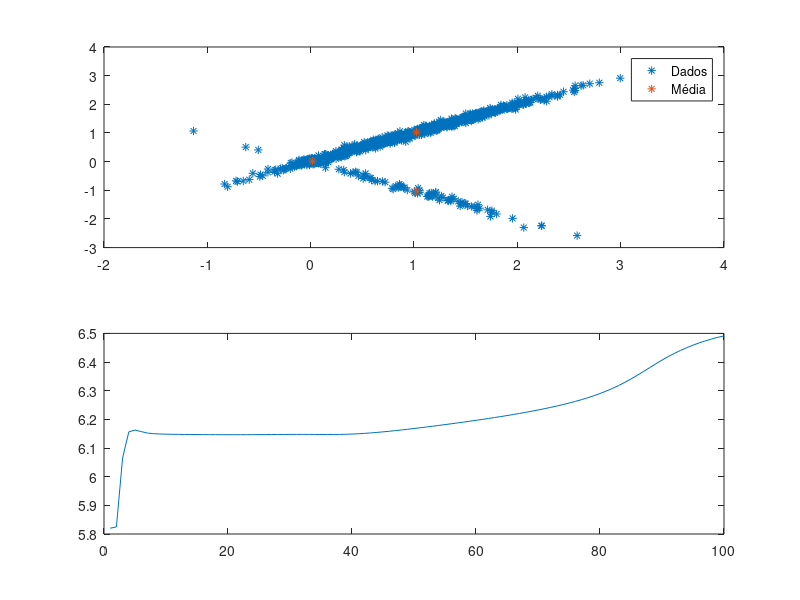

Write MATLAB code to recreate this figure.
clear
clc
load dados.mat
%Dados teste
xt = [1,1,2,3,3.5,4;1,1.5,2,4,5,3];
xt = x;
%Numero de gaussianas
k = 3;
%Tabela de pertencimento
N = length(xt);
table = zeros(k,N);
%media das gaussianas inicializada aleatoriamente
qtd_var = size(xt,1);%Quantidade de variaveis aleatorias
for i = 1:k
    u(:,:,i) =  xt(:,randi(N));
    %Matriz de correlacao inicializada aleatoriamente
    c(:,:,i) = eye(qtd_var,qtd_var);
end
p = rand(k,1);
iterations = 100;
for i = 1:iterations
    for m = 1:k
        for n = 1:N
            table(m,n) = p(m)*exp(-0.5*(xt(:,n)-u(:,:,m))'*inv(c(:,:,m))*(xt(:,n)-u(:,:,m)))/(2*pi*det(c(:,:,m))^0.5);
        end
    end
    table = table./sum(table);
    for m = 1:k
        c(:,:,m) = (xt-u(:,:,m))*diag(table(m,:))*(xt-u(:,:,m))'./sum(table(m,:));
        u(:,:,m) = sum(xt.*table(m,:),2)./sum(table(m,:));
        p(m,1) = sum(table(m,:))./N;
    end
    stable(i) = log(sum(sum(p.*table)));
end
subplot(2,1,1)
plot(xt(1,:), xt(2,:),'*')
hold on
plot([u(1,1,1),u(1,1,2), u(1,1,3)], [u(2,1,1),u(2,1,2),u(2,1,3)], '*')
legend('Dados','Média')
subplot(2,1,2)
plot(stable)
c
u
p
